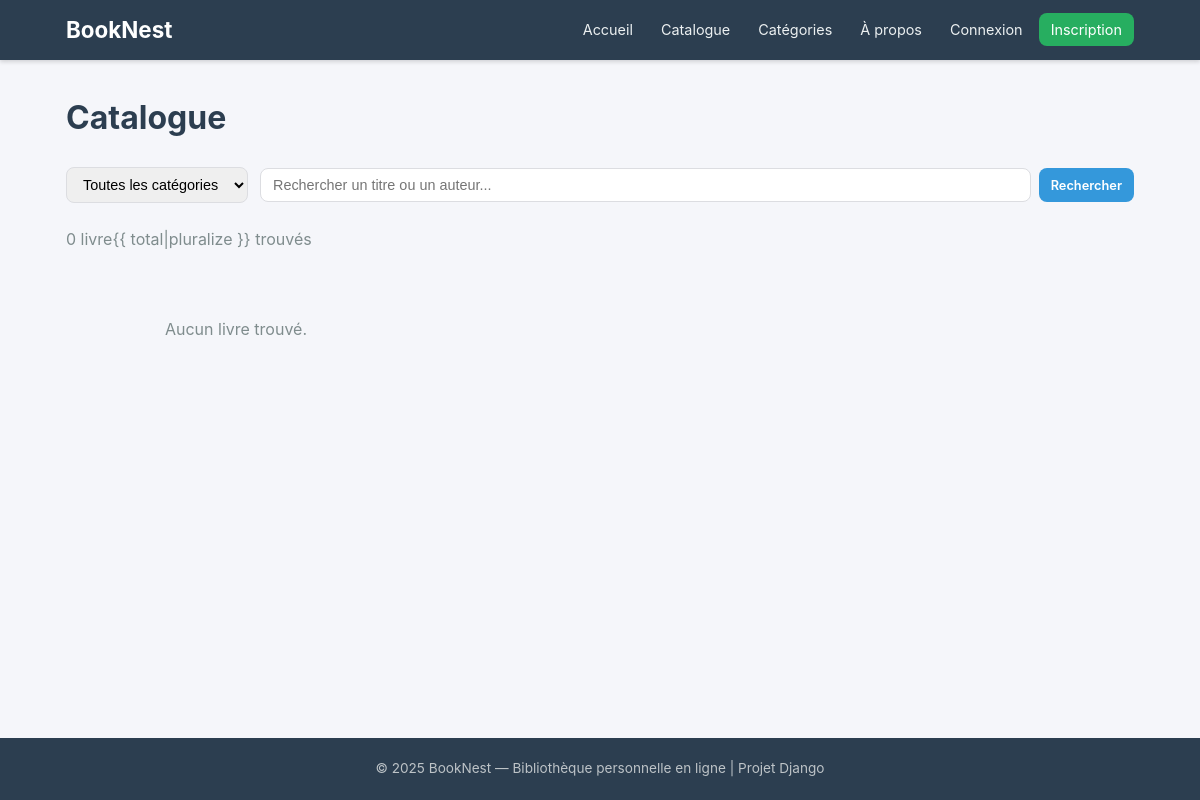
The app's page /catalogue/, older data.
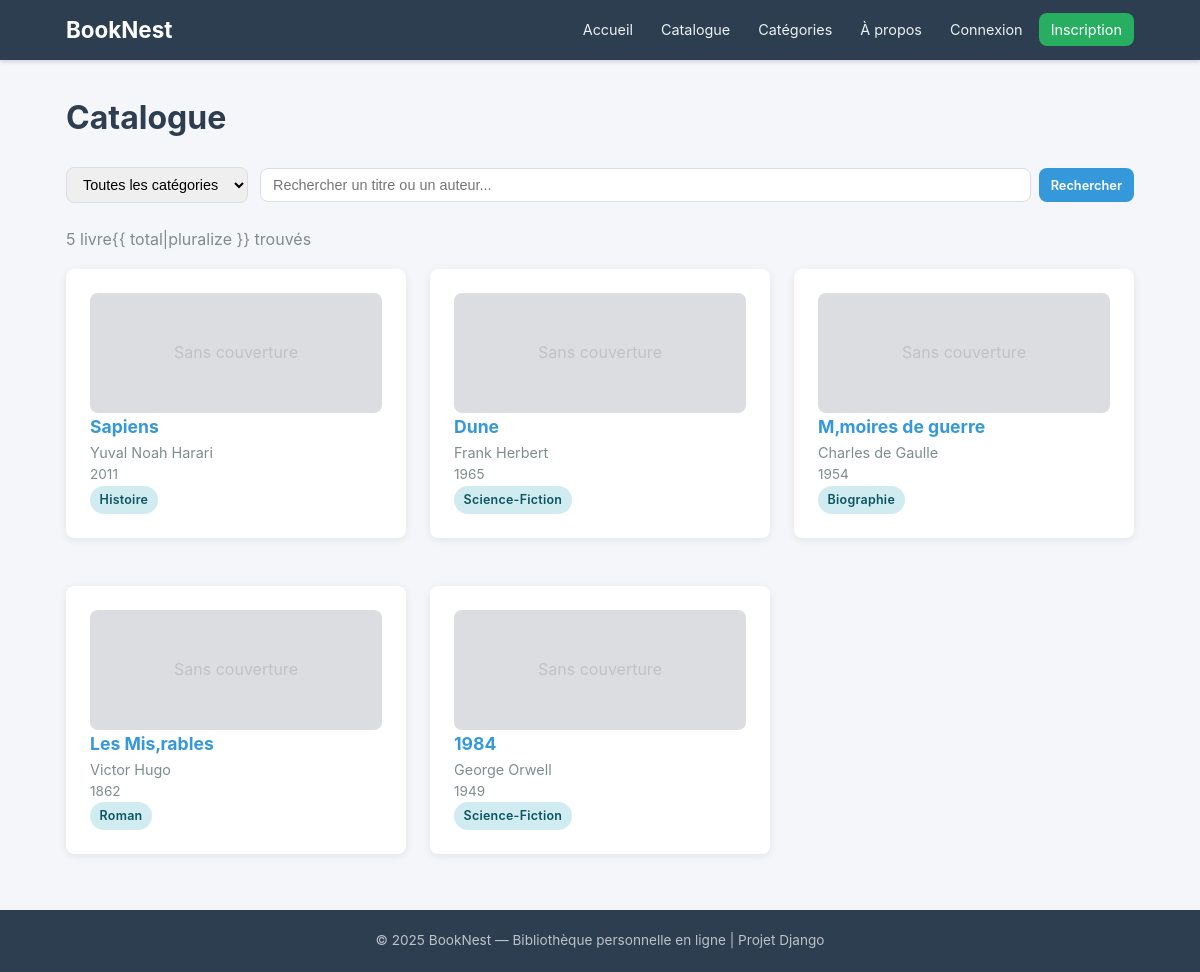
The same page, newer data.
### books/models.py (models this page shows, shortened)
class Book(models.Model):
    title = models.CharField(
        max_length=250,
        verbose_name="Titre"
    )
    author = models.CharField(
        max_length=250,
        verbose_name="Auteur"
    )
    isbn = models.CharField(
        max_length=13,
        blank=True,
        null=True,
        unique=True,
        verbose_name="ISBN"
    )
    summary = models.TextField(
        blank=True,
        verbose_name="Résumé"
    )
    publication_year = models.IntegerField(
        null=True,
        blank=True,
        verbose_name="Année de publication"
    )
    cover_image = models.ImageField(
        upload_to='book_covers/',
        blank=True,
        null=True,
        verbose_name="Image de couverture (fichier)"
    )
    cover_url = models.URLField(
        blank=True,
        null=True,
        verbose_name="URL de couverture (lien externe)"
    )
    category = models.ForeignKey(
        Category,
        on_delete=models.SET_NULL,
        null=True,
        blank=True,
        related_name='books',
        verbose_name="Catégorie"
    )
    added_to_catalog = models.DateTimeField(
        auto_now_add=True,
        verbose_name="Date d'ajout au catalogue"
    )
    class Meta:
        verbose_name = "Livre"
        verbose_name_plural = "Livres"
        ordering = ['-added_to_catalog']
        unique_together = ('title', 'author')

class Category(models.Model):
    name = models.CharField(
        max_length=100,
        unique=True,
        verbose_name="Nom"
    )
    description = models.TextField(
        blank=True,
        verbose_name="Description"
    )
    class Meta:
        verbose_name = "Catégorie"
        verbose_name_plural = "Catégories"
        ordering = ['name']

### books/views.py (the view)
# urls.py: path('catalogue/', views.BookListView.as_view(), name='catalogue'),
class BookListView(ListView):
    model = Book
    template_name = 'books/book_list.html'
    context_object_name = 'books'
    paginate_by = 12
    def get_queryset(self):
        qs = Book.objects.select_related('category').all()
        category_id = self.request.GET.get('category')
        if category_id:
            qs = qs.filter(category_id=category_id)
        query = self.request.GET.get('q')
        if query:
            qs = qs.filter(
                Q(title__icontains=query) |
                Q(author__icontains=query)
            )
        return qs
    def get_context_data(self, **kwargs):
        context = super().get_context_data(**kwargs)
        context['categories'] = Category.objects.annotate(book_count=Count('books')).all()
        current_category = self.request.GET.get('category', '')
        context['current_category'] = int(current_category) if current_category else None
        context['search_query'] = self.request.GET.get('q', '')
        return context

### templates/books/book_list.html (shortened to what this page needs)
{% extends 'base.html' %}
{% block content %}
<h1 class="page-title">Catalogue</h1>
<div class="filters">
  <select
    id="category-filter"
    onchange="window.location.href='?category='+this.value{% if search_query %}+'&q={{ search_query }}'{% endif %};"
  >
    <option value="">Toutes les catégories</option>
  </select>
  <form
    method="get"
    action="{% url 'catalogue' %}"
    style="display: flex; gap: 0.5rem; flex: 1"
  >
    <input
      type="text"
      name="q"
      value="{{ search_query }}"
      placeholder="Rechercher un titre ou un auteur..."
      style="flex: 1"
    />
    <button type="submit" class="btn btn-primary btn-sm">Rechercher</button>
  </form>
</div>
<p class="text-muted mb-1">
  {% with total=page_obj.paginator.count %} {{ total }} livre{{ total|pluralize
  }} trouvé{{ total|pluralize }} {% endwith %}
</p>
<div class="card-grid">
  {% for book in books %}
  <div class="card">
    {% if book.cover_image %}
    <img
      src="{{ book.cover_image.url }}"
      alt="{{ book.title }}"
      style="
        width: 100%;
        height: 200px;
        object-fit: cover;
        border-radius: 4px;
        margin-bottom: 0.75rem;
      "
    />
    {% else %}
    <div
      class="detail-cover-placeholder"
      style="
        height: 120px;
        font-size: 1rem;
        display: flex;
        align-items: center;
        justify-content: center;
      "
    >
      Sans couverture
    </div>
    {% endif %}
    <h3 class="book-title">
      <a href="{% url 'book-detail' book.pk %}">{{ book.title }}</a>
    </h3>
    <p class="book-author">{{ book.author }}</p>
    {% if book.publication_year %}
    <p class="text-muted" style="font-size: 0.85rem">
      {{ book.publication_year }}
    </p>
    {% endif %} {% if book.category %}
    <span class="badge badge-reading">{{ book.category.name }}</span>
    {% endif %}
  </div>
  {% empty %}
  <div class="empty-state">
    <p>Aucun livre trouvé.</p>
  </div>
  {% endfor %}
</div>
 {% endblock %}

Row changes from the older to the newer data that the page shows:
added Book: cover_image "Sans couverture", title "Sapiens", author "Yuval Noah Harari", publication_year "2011", category.name "Histoire"
added Book: cover_image "Sans couverture", title "Dune", author "Frank Herbert", publication_year "1965", category.name "Science-Fiction"
added Book: cover_image "Sans couverture", title "M‚moires de guerre", author "Charles de Gaulle", publication_year "1954", category.name "Biographie"
added Book: cover_image "Sans couverture", title "Les Mis‚rables", author "Victor Hugo", publication_year "1862", category.name "Roman"
added Book: cover_image "Sans couverture", title "1984", author "George Orwell", publication_year "1949", category.name "Science-Fiction"
Text that changed along with them:
{{ total }}: "0" → "5"
text no longer shown: "Aucun livre trouvé."
